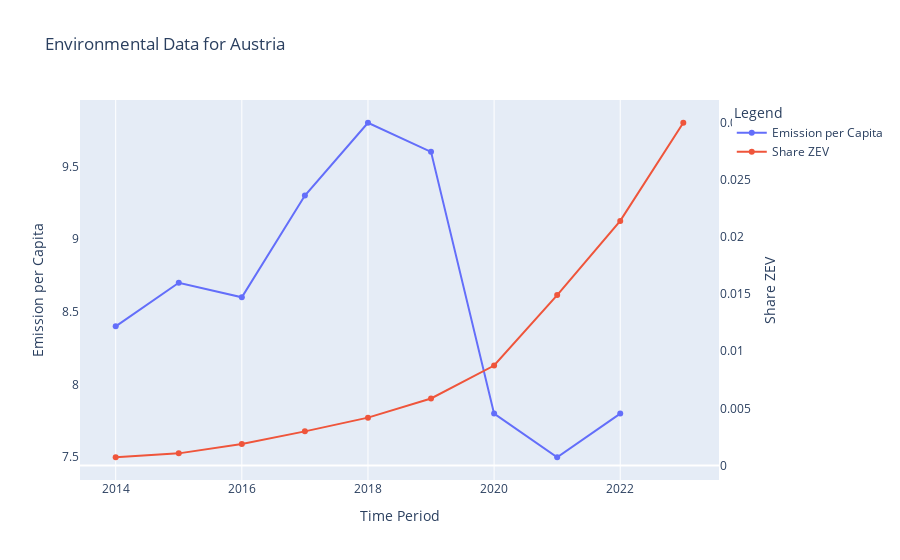
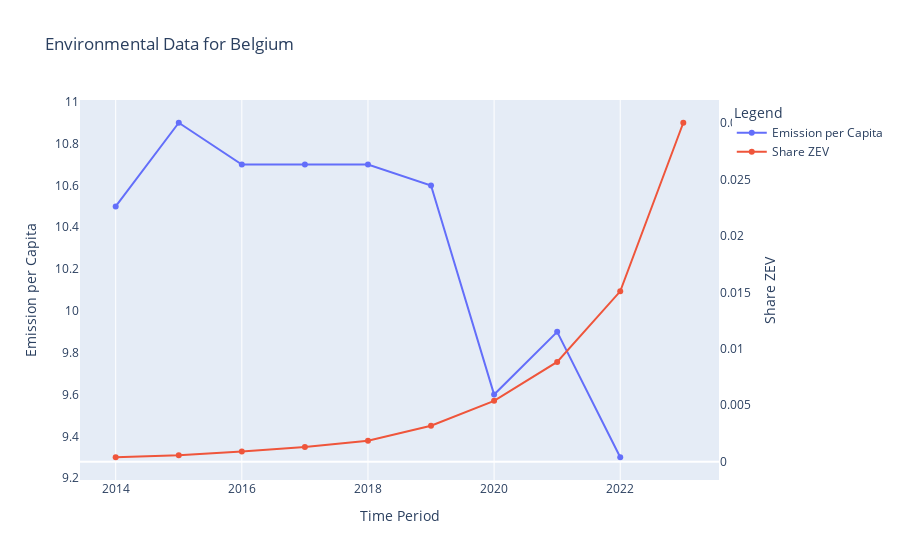
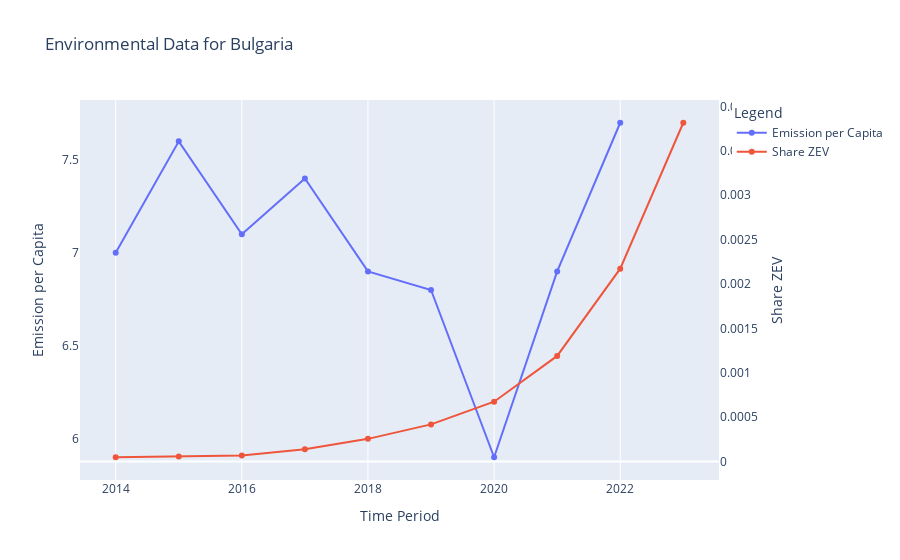
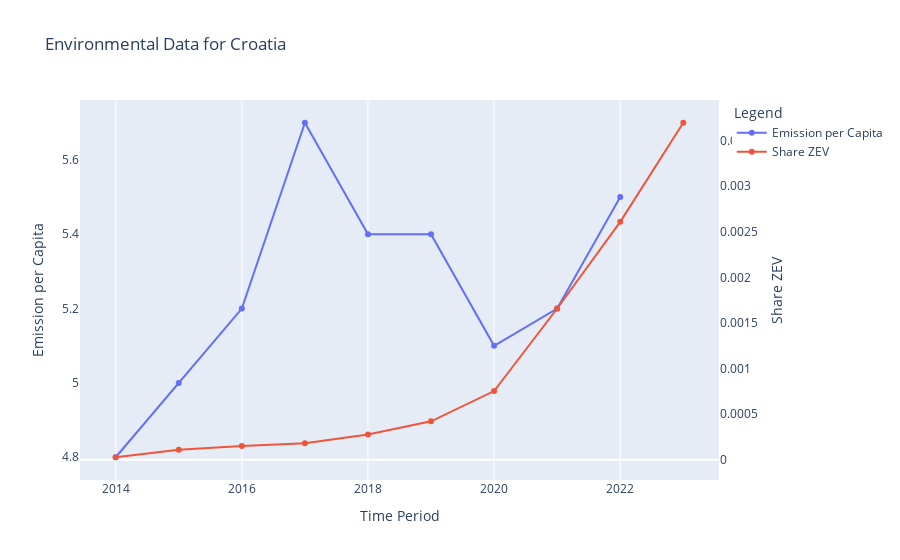

The code cell stored with these charts, in order, in its notebook:
### Markdown cell above
# Deelvraag 2

### Code cell
# Plot the share of ZEV against the greenhouse emmision per capita for each country
for name, group in groups:
    fig = go.Figure()

    fig.add_trace(go.Scatter(x=group['time_period'], y=group['emission_per_capita'],
                             mode='lines+markers',
                             name='Emission per Capita',
                             yaxis='y1'))

    fig.add_trace(go.Scatter(x=group['time_period'], y=group['share_zev'],
                             mode='lines+markers',
                             name='Share ZEV',
                             yaxis='y2'))

    fig.update_layout(
        title=f'Environmental Data for {name}',
        xaxis_title='Time Period',
        yaxis=dict(
            title='Emission per Capita',
            side='left',
            showgrid=False,
            type='linear'
        ),
        yaxis2=dict(
            title='Share ZEV',
            side='right',
            overlaying='y',
            showgrid=False,
            type='linear'
        ),
        legend_title='Legend'
    )


    fig.show()

### Figure 1 — Plotly figure (JSON) as saved in the notebook; plotly's stock layout.template omitted (floating-point values rounded to 4 significant figures)
{"data": [{"mode": "lines+markers", "name": "Emission per Capita", "type": "scatter", "x": [2014, 2015, 2016, 2017, 2018, 2019, 2020, 2021, 2022, 2023], "y": [8.4, 8.7, 8.6, 9.3, 9.8, 9.6, 7.8, 7.5, 7.8, null], "yaxis": "y"}, {"mode": "lines+markers", "name": "Share ZEV", "type": "scatter", "x": [2014, 2015, 2016, 2017, 2018, 2019, 2020, 2021, 2022, 2023], "y": [0.0007218, 0.001061, 0.001884, 0.002988, 0.004189, 0.005866, 0.00875, 0.01492, 0.02141, 0.03], "yaxis": "y2"}], "layout": {"legend": {"title": {"text": "Legend"}}, "title": {"text": "Environmental Data for Austria"}, "xaxis": {"title": {"text": "Time Period"}}, "yaxis": {"showgrid": false, "side": "left", "title": {"text": "Emission per Capita"}, "type": "linear"}, "yaxis2": {"overlaying": "y", "showgrid": false, "side": "right", "title": {"text": "Share ZEV"}, "type": "linear"}}}

### Figure 2 — Plotly figure (JSON) as saved in the notebook; plotly's stock layout.template omitted (floating-point values rounded to 4 significant figures)
{"data": [{"mode": "lines+markers", "name": "Emission per Capita", "type": "scatter", "x": [2014, 2015, 2016, 2017, 2018, 2019, 2020, 2021, 2022, 2023], "y": [10.5, 10.9, 10.7, 10.7, 10.7, 10.6, 9.6, 9.9, 9.3, null], "yaxis": "y"}, {"mode": "lines+markers", "name": "Share ZEV", "type": "scatter", "x": [2014, 2015, 2016, 2017, 2018, 2019, 2020, 2021, 2022, 2023], "y": [0.0004011, 0.0005862, 0.0009094, 0.001304, 0.001864, 0.003185, 0.005391, 0.008842, 0.01509, 0.03001], "yaxis": "y2"}], "layout": {"legend": {"title": {"text": "Legend"}}, "title": {"text": "Environmental Data for Belgium"}, "xaxis": {"title": {"text": "Time Period"}}, "yaxis": {"showgrid": false, "side": "left", "title": {"text": "Emission per Capita"}, "type": "linear"}, "yaxis2": {"overlaying": "y", "showgrid": false, "side": "right", "title": {"text": "Share ZEV"}, "type": "linear"}}}

### Figure 3 — Plotly figure (JSON) as saved in the notebook; plotly's stock layout.template omitted (floating-point values rounded to 4 significant figures)
{"data": [{"mode": "lines+markers", "name": "Emission per Capita", "type": "scatter", "x": [2014, 2015, 2016, 2017, 2018, 2019, 2020, 2021, 2022, 2023], "y": [7, 7.6, 7.1, 7.4, 6.9, 6.8, 5.9, 6.9, 7.7, null], "yaxis": "y"}, {"mode": "lines+markers", "name": "Share ZEV", "type": "scatter", "x": [2014, 2015, 2016, 2017, 2018, 2019, 2020, 2021, 2022, 2023], "y": [4.877e-05, 5.787e-05, 6.839e-05, 0.0001386, 0.000256, 0.0004187, 0.0006743, 0.00119, 0.002172, 0.003816], "yaxis": "y2"}], "layout": {"legend": {"title": {"text": "Legend"}}, "title": {"text": "Environmental Data for Bulgaria"}, "xaxis": {"title": {"text": "Time Period"}}, "yaxis": {"showgrid": false, "side": "left", "title": {"text": "Emission per Capita"}, "type": "linear"}, "yaxis2": {"overlaying": "y", "showgrid": false, "side": "right", "title": {"text": "Share ZEV"}, "type": "linear"}}}

### Figure 4 — Plotly figure (JSON) as saved in the notebook; plotly's stock layout.template omitted (floating-point values rounded to 4 significant figures)
{"data": [{"mode": "lines+markers", "name": "Emission per Capita", "type": "scatter", "x": [2014, 2015, 2016, 2017, 2018, 2019, 2020, 2021, 2022, 2023], "y": [4.8, 5, 5.2, 5.7, 5.4, 5.4, 5.1, 5.2, 5.5, null], "yaxis": "y"}, {"mode": "lines+markers", "name": "Share ZEV", "type": "scatter", "x": [2014, 2015, 2016, 2017, 2018, 2019, 2020, 2021, 2022, 2023], "y": [2.645e-05, 0.0001087, 0.0001507, 0.0001792, 0.0002772, 0.0004209, 0.0007525, 0.001658, 0.002609, 0.003696], "yaxis": "y2"}], "layout": {"legend": {"title": {"text": "Legend"}}, "title": {"text": "Environmental Data for Croatia"}, "xaxis": {"title": {"text": "Time Period"}}, "yaxis": {"showgrid": false, "side": "left", "title": {"text": "Emission per Capita"}, "type": "linear"}, "yaxis2": {"overlaying": "y", "showgrid": false, "side": "right", "title": {"text": "Share ZEV"}, "type": "linear"}}}
